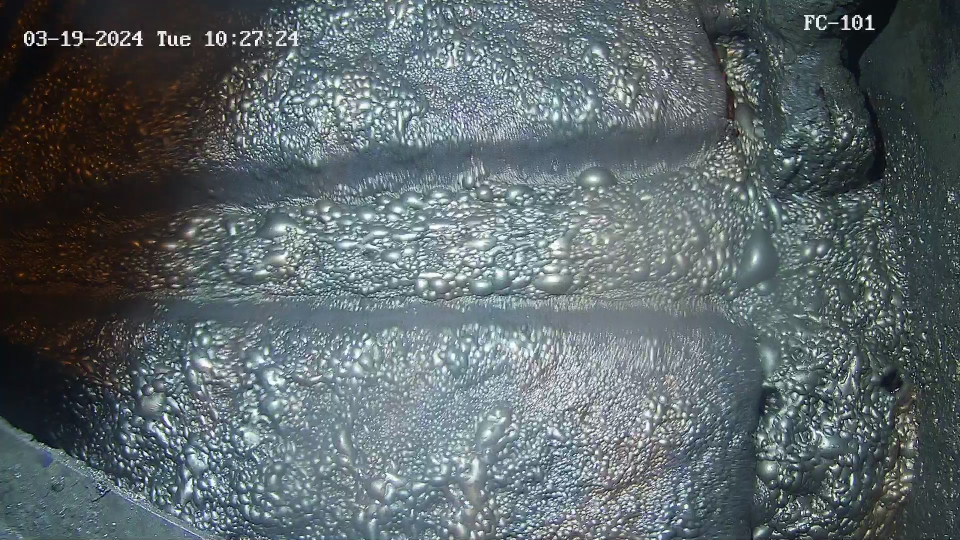
#> input picture train_dataset/cv_open_dataset/open_img/1710811652_0.jpg, 1920 x 1080 px, given in place of 1710811652_0.png, which was not available (shown at 1/2 size)
$ jupyter execute --allow-errors main.ipynb
#> lines starting #> are read from the running program, lines starting #| are printed output that depends on the picture; after the words box and inside, x2 and y2 are one past the last pixel; in counts of white or black regions, pixels touching at a corner belong together; pictures that were not available may be replaced by others from this repository, and a replacement may not be noted
[cell 1]
from ultralytics import YOLO
import os
import cv2
import shutil
from sklearn.model_selection import train_test_split
import numpy as np

[cell 2]
IMAGES_DIR = './cv_open_dataset/open_img'  # Путь к вашему датасету с изображениями
MASKS_DIR = './train_dataset/cv_open_dataset/open_msk'  # Путь к вашему датасету с масками
OUTPUT_DIR = './datasets/train_data'  # Путь к выходной директории
TRAIN_SIZE = 0.8  # Процент обучающей выборки
current_dir = os.getcwd()
parent_dir2 = os.path.abspath(os.path.join(current_dir, os.pardir))
print(parent_dir2)

[cell 3]
os.makedirs(os.path.join(OUTPUT_DIR, 'images/train'), exist_ok=True)
os.makedirs(os.path.join(OUTPUT_DIR, 'images/val'), exist_ok=True)
os.makedirs(os.path.join(OUTPUT_DIR, 'labels/train'), exist_ok=True)
os.makedirs(os.path.join(OUTPUT_DIR, 'labels/val'), exist_ok=True)

[cell 4]
image_files = [f for f in os.listdir(IMAGES_DIR) if f.endswith(('.jpg', '.png'))]
#> (the rest of this cell did not finish here and is left out)

[cell 5]
train_images, val_images = train_test_split(image_files, train_size=TRAIN_SIZE, random_state=42)

[cell 6]
def convert_mask_to_yolo(mask_path, out):
    # Открываем изображение
#> called with out = 'labels/train'
    image = cv2.imread(mask_path)
#> image is the input picture: shape (1080, 1920, 3); mean B, G, R 105.6, 102.4, 91.9

    if image is None:
        print(f"Не удалось открыть изображение: {mask_path}")
        return

    height, width = image.shape[:2]
#> height = 1080; width = 1920

    # Создаем маску для черного цвета
    black_mask = cv2.inRange(image, (0, 0, 0), (50, 50, 50))
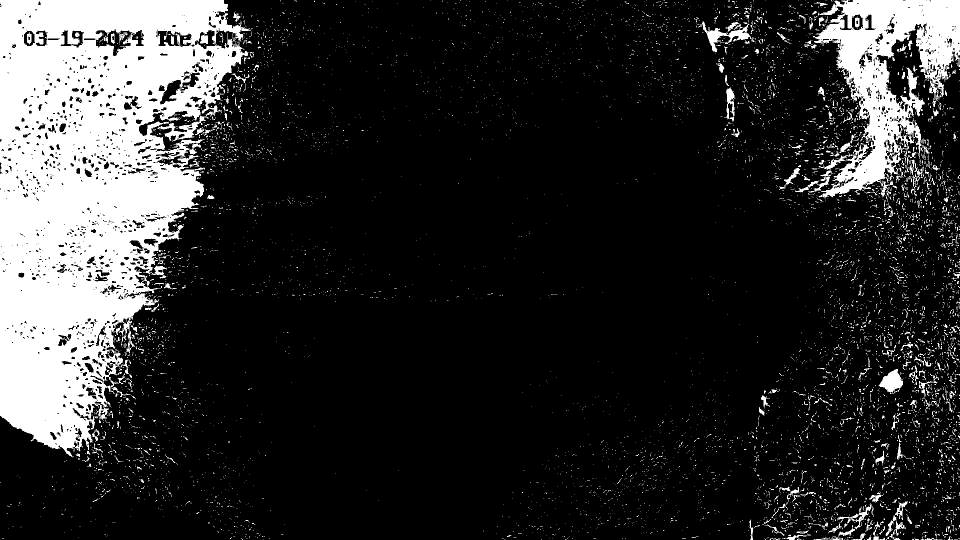
#> black_mask: shape (1080, 1920) (shown at 1/2 size); 17.7% white; 7503 white regions (7141 under 20 px), largest, box (x1, y1, x2, y2) and area: (0, 0, 503, 915) 267333, (1626, 0, 1920, 395) 50270, (1400, 43, 1512, 105) 1785

    # Создаем новое изображение, где черный цвет остается, а остальные цвета становятся белыми
    new_image = np.ones_like(image) * 255  # Начинаем с белого изображения
    new_image[black_mask > 0] = [0, 0, 0]  # Заменяем черные пиксели

    # Преобразуем в градации серого для нахождения контуров
    gray_image = cv2.cvtColor(new_image, cv2.COLOR_BGR2GRAY)

    # Находим контуры
    contours, _ = cv2.findContours(gray_image, cv2.RETR_EXTERNAL, cv2.CHAIN_APPROX_SIMPLE)

    # Сохраняем контуры в текстовом формате
    output_file_name = os.path.splitext(os.path.basename(mask_path))[0] + '.txt'
    output_file_path = os.path.join(OUTPUT_DIR, out, output_file_name)

    with open(output_file_path, 'w') as f:
        for index, contour in enumerate(contours):
            # Получаем координаты всех точек контура
            contour_points = contour.reshape(-1, 2)
            # Нормализуем координаты
            normalized_points = [(x / width, y / height) for x, y in contour_points]
            points_str = ' '.join(f"{x:.3f} {y:.3f}" for x, y in normalized_points)
            f.write(f"0 {points_str}\n")

[cell 7]
# Копирование изображений и масок в соответствующие папки
for img in train_images:
    shutil.copy(os.path.join(IMAGES_DIR, img), os.path.join(OUTPUT_DIR, 'images/train', img))
    mask_name = img.replace('.jpg', '.png')
    convert_mask_to_yolo(os.path.join(MASKS_DIR, mask_name), 'labels/train')
#> pass 2 of the loop `for img in train_images:`:
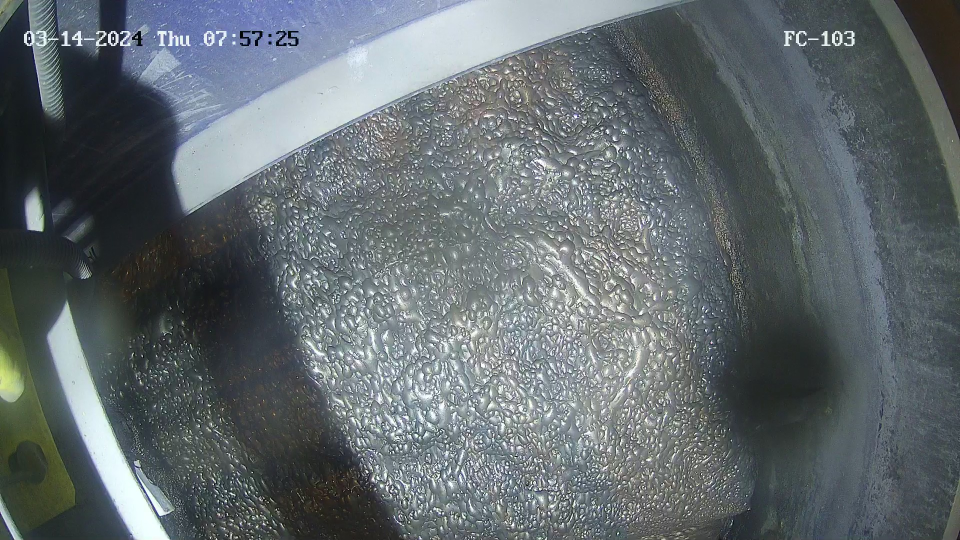
#> input picture train_dataset/cv_open_dataset/open_img/1710370672_0.jpg, 1920 x 1080 px, given in place of 1710370672_0.png, which was not available (shown at 1/2 size)
#> in convert_mask_to_yolo, image is the input picture: shape (1080, 1920, 3); mean B, G, R 110.3, 106.5, 98.4
#> in convert_mask_to_yolo (call 2), `black_mask = cv2.inRange(image, (0, 0, 0), (50, 50, 50))`:
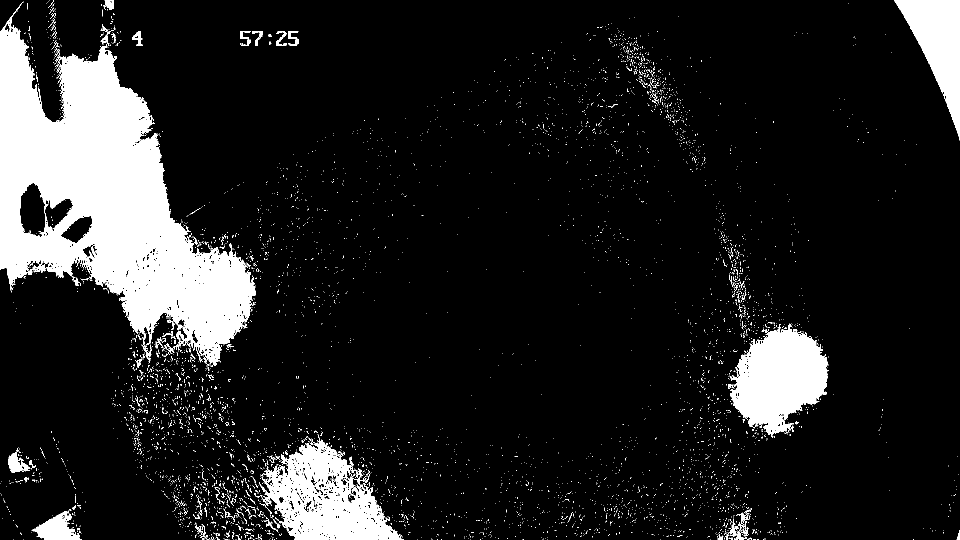
#> black_mask: shape (1080, 1920) (shown at 1/2 size); 12.3% white; 5643 white regions (5541 under 20 px), largest, box (x1, y1, x2, y2) and area: (0, 4, 512, 731) 159452, (509, 868, 807, 1080) 28752, (1460, 647, 1657, 875) 27286
#> pass 3 of the loop `for img in train_images:`:
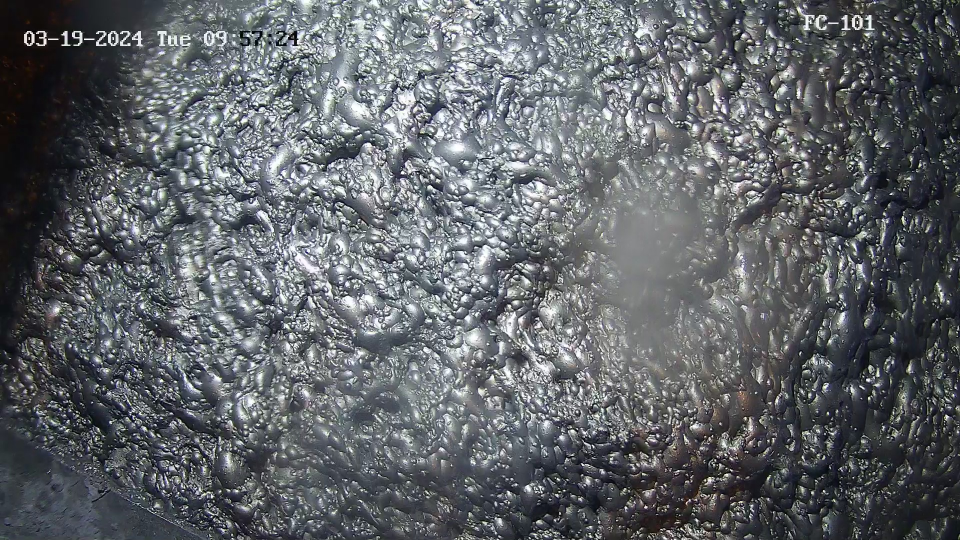
#> input picture train_dataset/cv_open_dataset/open_img/1710809853_0.jpg, 1920 x 1080 px, given in place of 1710809853_0.png, which was not available (shown at 1/2 size)
#> in convert_mask_to_yolo, image is the input picture: shape (1080, 1920, 3); mean B, G, R 104.1, 99.9, 96.1
#> in convert_mask_to_yolo (call 3), `black_mask = cv2.inRange(image, (0, 0, 0), (50, 50, 50))`:
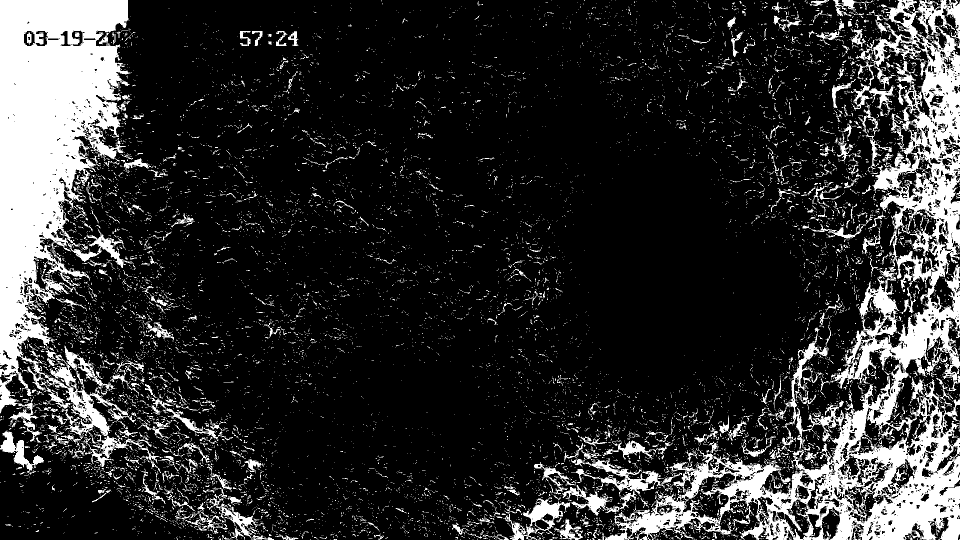
#> black_mask: shape (1080, 1920) (shown at 1/2 size); 18.2% white; 12201 white regions (11470 under 20 px), largest, box (x1, y1, x2, y2) and area: (1210, 0, 1920, 1080) 139205, (0, 0, 326, 946) 128861, (1570, 650, 1688, 883) 4224

[cell 8]
for img in val_images:
    shutil.copy(os.path.join(IMAGES_DIR, img), os.path.join(OUTPUT_DIR, 'images/val', img))
    mask_name = img.replace('.jpg', '.png')
    convert_mask_to_yolo(os.path.join(MASKS_DIR, mask_name), 'labels/val')
#> call 4 of convert_mask_to_yolo, with out = 'labels/val'
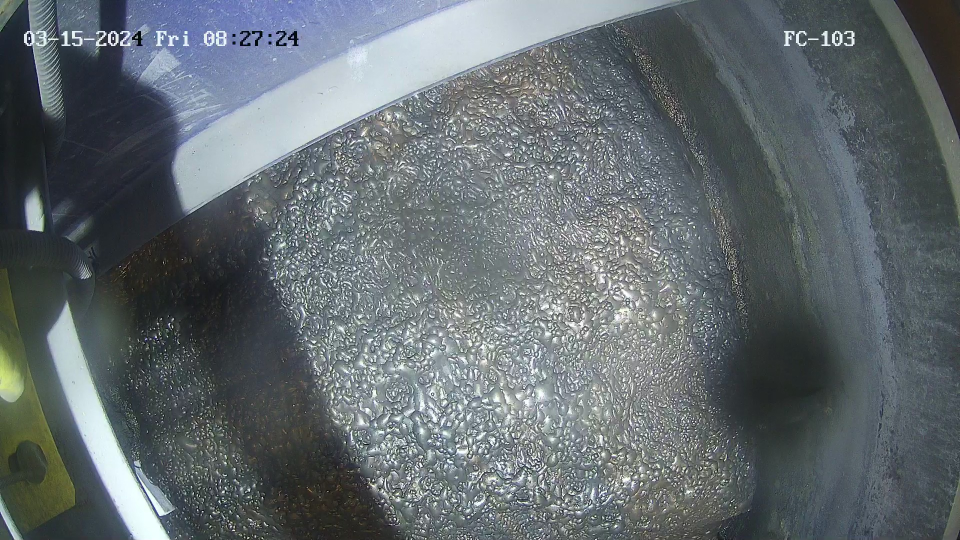
#> input picture train_dataset/cv_open_dataset/open_img/1710458871_0.jpg, 1920 x 1080 px, given in place of 1710458871_0.png, which was not available (shown at 1/2 size)
#> in convert_mask_to_yolo, image is the input picture: shape (1080, 1920, 3); mean B, G, R 111.3, 107.3, 99.2
#> in convert_mask_to_yolo (call 4), `black_mask = cv2.inRange(image, (0, 0, 0), (50, 50, 50))`:
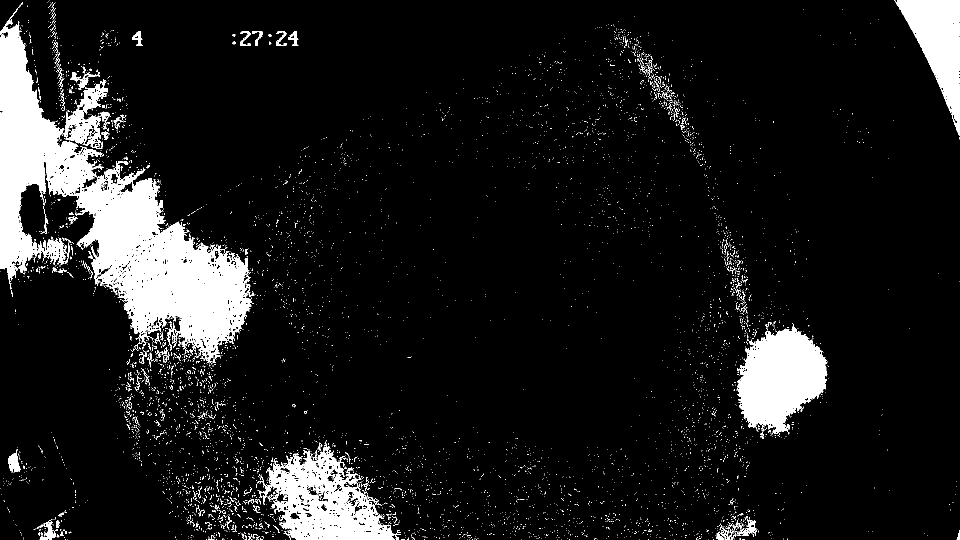
#> black_mask: shape (1080, 1920) (shown at 1/2 size); 9.7% white; 6296 white regions (6148 under 20 px), largest, box (x1, y1, x2, y2) and area: (0, 4, 509, 726) 105763, (1474, 648, 1655, 870) 25372, (535, 883, 790, 1080) 23974
